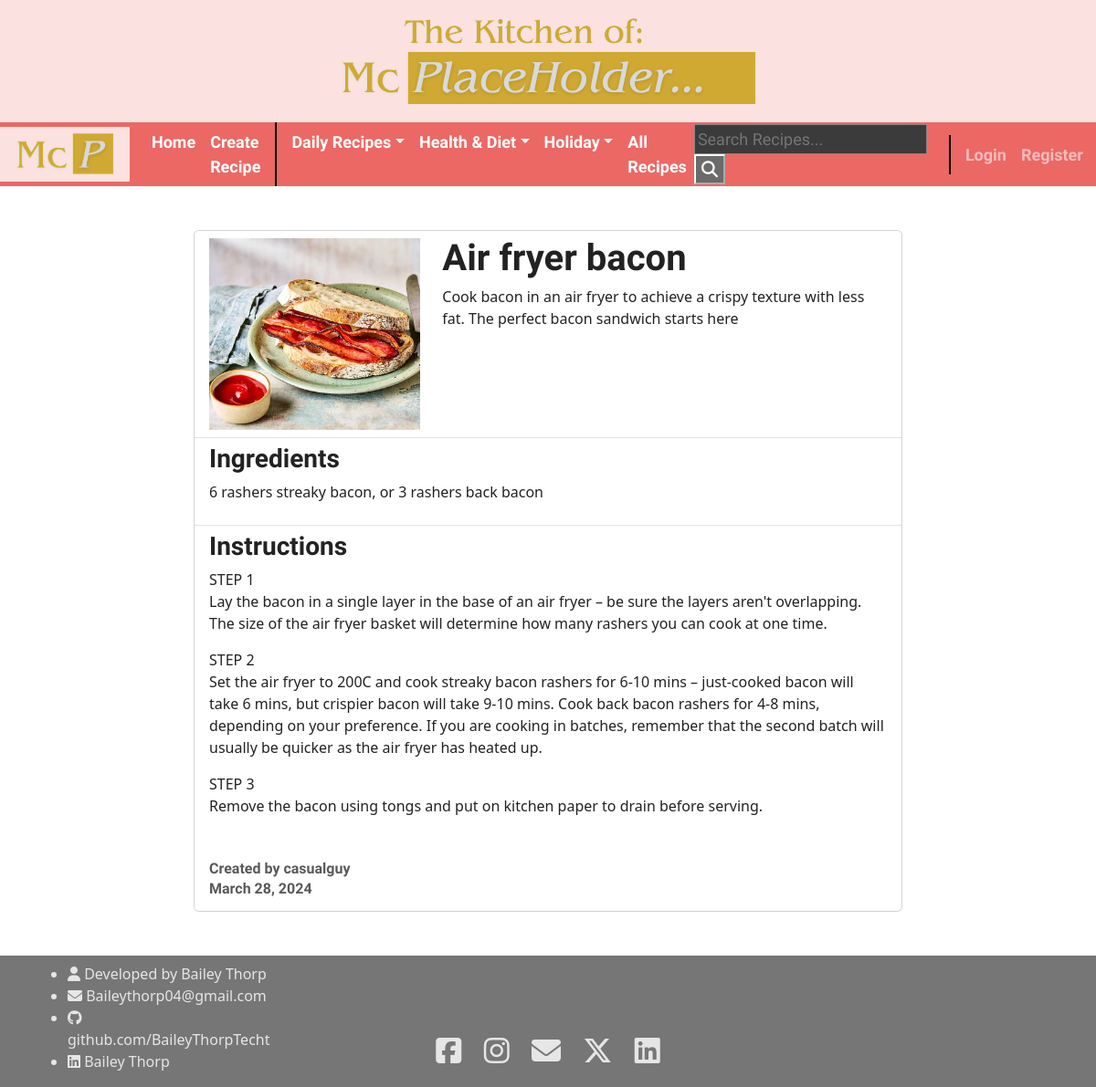
The app's page /recipe/5 with its own data.
### hello/models.py (models this page shows, shortened)
class Category(models.Model):
    title = models.CharField(max_length=100)
    def __str__(self):
        return self.title.lower()

class Recipe(models.Model):
    title = models.CharField(max_length=100)
    description = models.TextField()
    ingredients = models.TextField()
    instructions = models.TextField()
    image = models.ImageField(upload_to="recipe_images")
    subcategory = models.ForeignKey(Subcategory, on_delete=models.CASCADE)
    author = models.ForeignKey(User, on_delete=models.CASCADE)
    created_at = models.DateTimeField(auto_now_add=True)
    updated_at = models.DateTimeField(auto_now=True)

### hello/views.py (the view)
# urls.py: path("recipe/<int:pk>", views.RecipeDetailView.as_view(), name="recipe-detail"),
class RecipeDetailView(DetailView):
    model = models.Recipe

### hello/context_processors.py (called while the page is built)
def navbar_processor(request):
    categories = models.Category.objects.all()
    subcategories = models.Subcategory.objects.all()
    return {
        'categories': categories,
        'subcategories': subcategories,
    }

### hello/models.py (called while the page is built)
    def __str__(self):
        return self.title.lower()

### hello/templates/hello/recipe_detail.html (shortened to what this page needs)
{% extends "hello/base.html" %}
{% block content %}
<div class="card my-4">
    <ul class="list-group list-group-flush">
        <li class="list-group-item container">
            <div class="row">
                <div class="col-4">
                    <img class = "img-responsive" width ="100%" src="{{object.image.url}}">
                </div>
                <div class="col-8">
                    <h1>{{ object.title }}</h1>
                    {{ object.description|linebreaks }}
                </div>
            </div>
        </li>
        <li class="list-group-item">
            <h3>Ingredients</h3>
            {{ object.ingredients|linebreaks }}
        </li>
        <li class="list-group-item">
            <h3>Instructions</h3>
            {{ object.instructions|linebreaks }}
            <h6 class="card-subtitle mb-2 mt-5 text-muted">Created by {{ object.author }}</h2>
            <h6 class="card-subtitle mb-2 text-muted">{{ object.created_at | date:"F d, Y" }}</h6>
        </li>
    </ul>
</div>
{% endblock content %}

### hello/templates/hello/base.html (shortened to what this page needs)
<!DOCTYPE html>
<html lang="en">
<head>
    <link
      href="https://cdn.jsdelivr.net/npm/bootswatch@5.2.0/dist/journal/bootstrap.min.css"
      rel="stylesheet"
    />
</head>
<body>
    <div class="text-center py-3" style="background-color:#fbe1e0;">
      {% load static %}
        <img src="{% static 'images/heading.png'%}"  style="mix-blend-mode: darken;" alt="header logo">
    </div>
    <nav class="navbar sticky-top navbar-expand-lg bg-primary pb-0" data-bs-theme="dark" style="padding:0px;">
        <div class="container-fluid ps-0">
          {% load static %}
          <a class="navbar-brand px-2 py-0" href="{% url 'landing' %}" style="background-color:#fbe1e0;">
            <img src="{% static 'images/logo.png'%}" style="height:60px; mix-blend-mode: darken;" alt="logo">
          </a>
          <div class="collapse navbar-collapse" id="navbarColor02">
            <ul class="navbar-nav me-auto">
              <li class="nav-item">
                <a class="nav-link active" href="{% url 'landing' %}">Home</a>
              </li>
              <li class="nav-item">
                <a class="nav-link active" href="{% url 'recipe-create' %}">Create Recipe</a>
              </li>
              <div class="mx-2" style="height:auto; border:1px solid black;"></div>
              {% for cat in categories %}
              <li class="nav-item dropdown" >
                <a class="nav-link active text-capitalize dropdown-toggle" aria-expanded="false" href="{% url 'recipe-category' cat %}">{{cat}}</a>
              </li>
              {% endfor %}
            <li class="nav-item">
              <a class="nav-link active" href="{% url 'recipe-all' %}">All Recipes</a>
            </li>
            </ul>
            <form action="{% url 'recipe-search' %}" method="get">
              <input name="q" type="text" placeholder="Search Recipes...">
              <button type="text">
                <i class="fa-solid fa-search"></i>
              </button>
            </form>
            <div class="ms-4 me-2" style="height:43px; border:1px solid black;"></div>
            <div class="navbar-nav">
              {% if user.is_authenticated %}
              <a class="nav-item nav-link" href="{% url 'user-profile' %}">My Profile </a>
              <a class="nav-item nav-link" href="{% url 'user-logout' %}">Log out</a>
              {% else %}
              <a class="nav-item nav-link" href="{% url 'user-login' %}">Login</a>
              <a class="nav-item nav-link" href="{% url 'user-register' %}">Register</a>
              {% endif %}
            </div>
          </div>
        </div>
    </nav>
    <div class="container my-4 col-8" style="min">
        {% block content %} {% endblock %}
    </div>
    <footer class="pt-2 margin-top: auto;" style="background-color:rgb(118,118,118); color:rgb(230,230,230)">
    <div class="container">
      <div class="row align-items-end">
        <div class="col-3" style="font-size: 16px;">
          <ul>
            <li><i class="fa-solid fa-user"></i> Developed by Bailey Thorp</li>
            <li><i class="fa-solid fa-envelope"></i> Baileythorp04@gmail.com</li>
            <li><i class="fa-brands fa-github"></i><a class="text-decoration-none" href="https://github.com/BaileyThorpTecht" target="_blank" style="color:rgb(230,230,230)">
              github.com/BaileyThorpTecht</a></li>
            <li><i class="fa-brands fa-linkedin"></i><a class="text-decoration-none" href="https://www.linkedin.com/in/bailey-thorp-25a7002a7/" target="_blank" style="color:rgb(230,230,230)">
              Bailey Thorp</a></li>
          </ul>
        </div>
        <div class="col-6 text-center">
          <p class="fa-2x">
            <a href="https://www.facebook.com/bailey.thorp.3/" target="_blank" style="color:rgb(230,230,230)">
              <i class="fa-brands fa-square-facebook mx-2"></i></a>
            <a href="https://www.instagram.com/baybaybayo/" target="_blank" style="color:rgb(230,230,230)">
              <i class="fa-brands fa-instagram mx-2"></i></a>
              <a href="mailto:Baileythorp04@gmail.com" style="color:rgb(230,230,230)">
                <i class="fa-solid fa-envelope mx-2"></i></a>
            <a href="https://twitter.com/baybaynapalm" target="_blank" style="color:rgb(230,230,230)">
              <i class="fa-brands fa-x-twitter mx-2"></i></a>
            <a href="https://www.linkedin.com/in/bailey-thorp-25a7002a7/" target="_blank" style="color:rgb(230,230,230)">
              <i href="" class="fa-brands fa-linkedin mx-2"></i></a>
          </p>
        </div>
      </div>
    </div>
    </footer>
</body>

### hello/templates/hello/base.html (style rules this page uses)
body { min-height: 100vh; display: flex; flex-direction: column; }
footer { margin-top: auto; }

### records on screen
Category: title "Daily Recipes"
Category: title "Health & Diet"
Category: title "Holiday"
Recipe: image (picture), title "Air fryer bacon", description "Cook bacon in an air fryer to achieve a crispy texture with less fat. The perfect bacon sandwich starts here", ingredients "6 rashers streaky bacon, or 3 rashers back bacon", instructions "STEP 1 Lay the bacon in a single layer in the base of an air fryer – be sure the layers aren't overlapping. The size of the air fryer basket will determine how many rashers you can cook at one time. STEP 2 Set the air fryer to 200C and cook streaky bacon rashers for 6-10 mins – just-cooked bacon will take 6 mins, but crispier bacon will take 9-10 mins. Cook back bacon rashers for 4-8 mins, depending on your preference. If you are cooking in batches, remember that the second batch will usually be quicker as the air fryer has heated up. STEP 3 Remove the bacon using tongs and put on kitchen paper to drain before serving.", author "casualguy", created_at "March 28, 2024"
